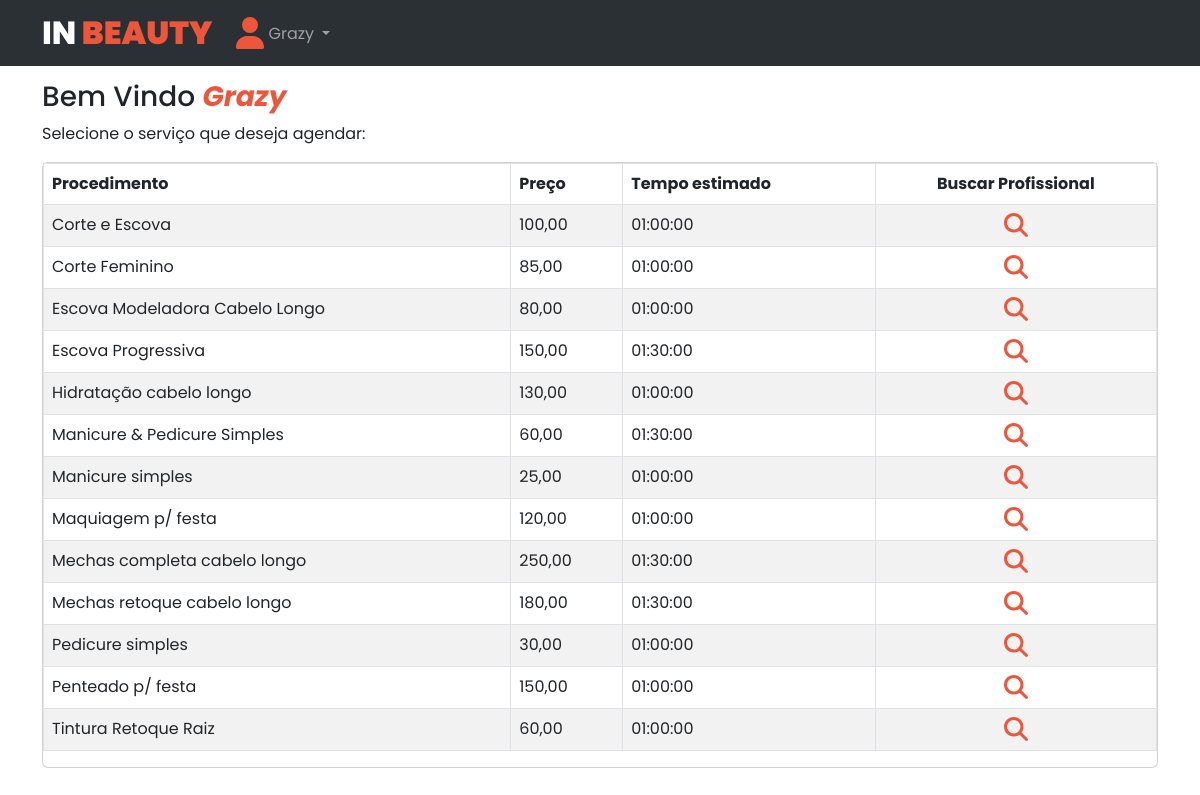
/index.php?controle=usuarioController&metodo=home (signed in), run on the app's committed database.
### tables this page shows
CREATE TABLE `servico` (
  `idServico` int(11) NOT NULL,
  `descritivo` varchar(100) NOT NULL,
  `preco` float NOT NULL,
  `tempoEstimado` time NOT NULL
);

### controllers/UsuarioController.Class.php (called while the page is built, shortened)
<?php
    require_once "models/Conexao.class.php";
	require_once "models/servicoDAO.class.php";
    class UsuarioController
	{
        private $param;
		public function __construct()
		{
			$this->param = Conexao::getInstancia();
		}
		public function home(){
			if(isset($_SESSION["idUsuario"])){
				$servicoDAO = new ServicoDAO($this->param);
				$retorno = $servicoDAO->selectServicos();
			}
			require_once "views/homeUsuario.php";
		}
    }
?>

### models/Conexao.Class.php (called while the page is built, shortened)
<?php
	class Conexao
	{
		private static $db;
		public static function getInstancia()
		{
			if(empty(self::$db))
			{
				$parametros = "mysql:host=localhost;dbname=inbeautybd;charset=utf8mb4";
				try
				{
					self::$db = new PDO($parametros, "root", "");
				}
				catch(PDOException $e)
				{
					echo $e->getCode();
					echo $e->getMessage();
					die();
				}
			}
			return self::$db;
		}
	}
?>

### models/ServicoDAO.Class.php (called while the page is built, shortened)
<?php
    class ServicoDAO
    {
		function selectServicos()
		{
			$sql = "SELECT * FROM `servico` ORDER BY descritivo;";
			$stm = $this->conexao->prepare($sql);
			$stm->execute();
			$this->conexao = null;
			return $stm->fetchAll(PDO::FETCH_OBJ);
		}
}
?>

### views/homeUsuario.php (the view, shortened to what this page needs)
<?php
   require_once "headerUsuario.php";
?>
<div class="container">
    <div class="row">
        <div class="col-4">
                <h3>Bem Vindo <em style="color:#ed563b; font-weight:bold">
                    <?= $_SESSION["Apelido"] ?></em>
                </h3>
            <p>Selecione o serviço que deseja agendar:</p>
        </div>
    </div>
    <div class="card justify-content-md-center">
        <table class="table table-striped table-bordered">
            <thead>
                <tr>
                    <th>Procedimento</th>
                    <th>Preço</th>
                    <th>Tempo estimado</th>
                    <th class="text-center">Buscar Profissional</th>
                </tr>
            </thead>
            <tbody>
                <?php
                    if(is_array($retorno))
                    {
                        foreach ($retorno as $dado)
                        {
                            echo "<tr>";
                            echo "<td>{$dado->descritivo}</td>";
                            echo "<td>" . number_format($dado->preco,2,",",".")."</td>";
                            echo "<td>{$dado->tempoEstimado}</td>";
                            echo "<td class='text-center'>
                                    <a href='index.php?controle=usuarioController&metodo=listPrestador&id=$dado->idServico'>
                                    <i class='fa-solid fa-magnifying-glass fa-xl' style='color: #ed563b;'></i></a>
                                </td>";
                            echo "</tr>";
                        }
                    }
                ?>
            </tbody>
        </table>
    </div>
</div>
</body>

### index.php (shortened to what this page needs)
<?php
    if($_GET)
	{
		$metodo = $_GET["metodo"];
		$obj = new $controle();
		$obj->$metodo();
	}
	else
	{
		require_once "controllers/inicioController.class.php";
		$obj = new inicioController();
		$obj->inicio();
	}
?>

### views/config.php (shortened to what this page needs)
<!DOCTYPE html>
<html lang="pt-BR">
<head>
    <link href="https://cdn.jsdelivr.net/npm/bootstrap@5.3.0-alpha3/dist/css/bootstrap.min.css" rel="stylesheet">
    <link rel="stylesheet" href="assets/css/style2.css">
</head>

### views/headerUsuario.php (shortened to what this page needs)
    <?php
       require_once "views/config.php";
    ?>
<body>
    <nav class="navbar fixed-top navbar-expand-sm bg-body-tertiary" data-bs-theme="dark">
    <div class="container">
        <a class="navbar-brand" href="index.php" id="logo">IN<em> BEAUTY</em></a>
        <div class="collapse navbar-collapse" id="navbarSupportedContent">
        <ul class="navbar-nav me-auto mb-2 mb-lg-0">
            <li class="nav-item dropdown">
            <a class="nav-link dropdown-toggle" href="#" role="button" data-bs-toggle="dropdown" aria-expanded="false">
            <i class="fa-solid fa-user fa-2xl" style="color: #ed563b;"></i>
               <?= $_SESSION["Apelido"];?>
            </a>
        </ul>
        </div>
    </div>
    </nav>

### assets/css/style2.css (style rules this page uses)
html, body { font-family: 'Poppins', sans-serif; font-weight: 400; background-color: #fff; font-size: 16px; }
#logo { line-height: 40px; font-size:32px; font-weight: 800 ; color: #fff; text-transform: uppercase; }
#logo em { font-style: normal; color: #ed563b; font-weight: 900; }

### views/homeUsuario.php (style rules this page uses)
.row { margin-top:80px; }

### data on the page
servico: descritivo "Corte e Escova", preco "100,00", tempoEstimado "01:00:00"
servico: descritivo "Corte Feminino", preco "85,00", tempoEstimado "01:00:00"
servico: descritivo "Escova Modeladora Cabelo Longo", preco "80,00", tempoEstimado "01:00:00"
servico: descritivo "Escova Progressiva", preco "150,00", tempoEstimado "01:30:00"
servico: descritivo "Hidratação cabelo longo", preco "130,00", tempoEstimado "01:00:00"
servico: descritivo "Manicure & Pedicure Simples", preco "60,00", tempoEstimado "01:30:00"
servico: descritivo "Manicure simples", preco "25,00", tempoEstimado "01:00:00"
servico: descritivo "Maquiagem p/ festa", preco "120,00", tempoEstimado "01:00:00"
servico: descritivo "Mechas completa cabelo longo", preco "250,00", tempoEstimado "01:30:00"
servico: descritivo "Mechas retoque cabelo longo", preco "180,00", tempoEstimado "01:30:00"
servico: descritivo "Pedicure simples", preco "30,00", tempoEstimado "01:00:00"
servico: descritivo "Penteado p/ festa", preco "150,00", tempoEstimado "01:00:00"
servico: descritivo "Tintura Retoque Raiz", preco "60,00", tempoEstimado "01:00:00"

### other printed values
$_SESSION["Apelido"] "Grazy"
